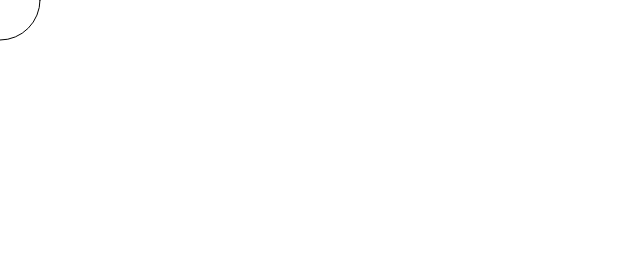
Frame 1 (no input)
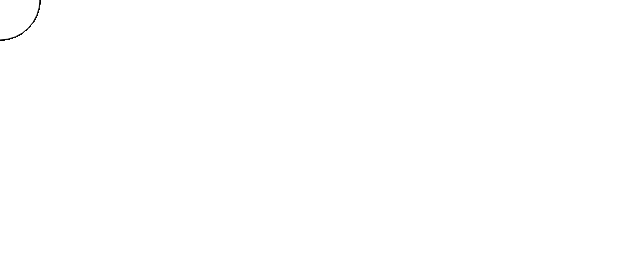
Frame 60 (no input)
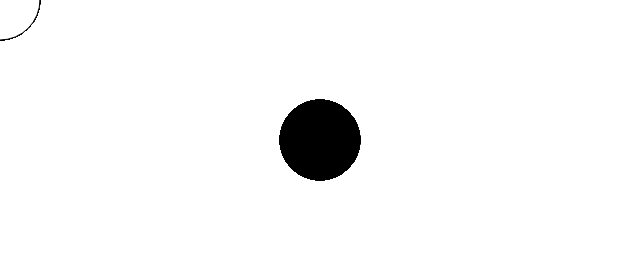
Frame 120 (the mouse pressed at the canvas centre since frame 60)

The p5.js sketch that drew these frames (run headless with seeded random() and noise() and a simulated clock; from frame 60 on, the mouse is pressed at the canvas centre):

// p5.js sketch
// ── sketch.js
function setup(){
  createCanvas(640,280);
}

function draw(){
  if(mouseIsPressed){
    fill(0);
  }else{
    fill(255);
  }
  ellipse(mouseX,mouseY,80,80);
}
